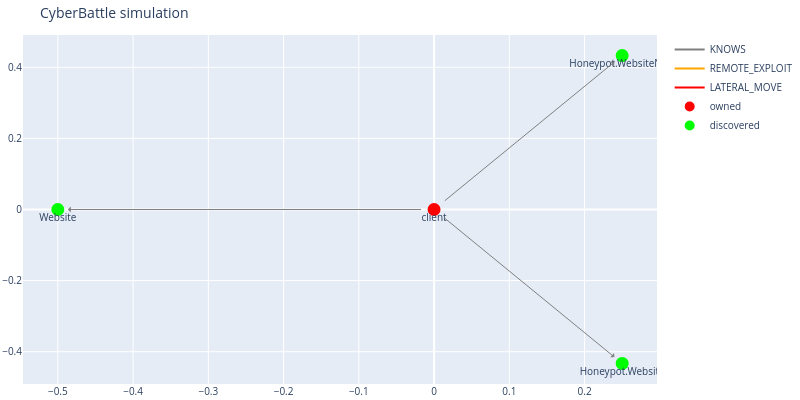

This figure's notebook cell:
### Code cell
outcome = c2.run_attack("client", "SearchEdgeHistory")
dbg.plot_discovered_network()

### Figure 1 — Plotly figure (JSON) as saved in the notebook; plotly's stock layout.template omitted (floating-point values rounded to 4 significant figures)
{"data": [{"line": {"color": "gray"}, "mode": "lines", "name": "KNOWS", "type": "scatter", "x": [0], "y": [0]}, {"line": {"color": "orange"}, "mode": "lines", "name": "REMOTE_EXPLOIT", "type": "scatter", "x": [0], "y": [0]}, {"line": {"color": "red"}, "mode": "lines", "name": "LATERAL_MOVE", "type": "scatter", "x": [0], "y": [0]}, {"hoverinfo": "text", "marker": {"color": "#D32F2E", "line": {"color": "rgb(255,0,0)", "width": 8}, "size": 5, "symbol": "circle-dot"}, "mode": "markers+text", "name": "owned", "text": ["client"], "textposition": "bottom center", "type": "scatter", "x": [0], "y": [0]}, {"hoverinfo": "text", "marker": {"color": "#0e9d00", "line": {"color": "rgb(0,255,0)", "width": 8}, "size": 5, "symbol": "circle-dot"}, "mode": "markers+text", "name": "discovered", "text": ["Website", "Honeypot.Website", "Honeypot.WebsiteNew"], "textposition": "bottom center", "type": "scatter", "x": [-0.5, 0.25, 0.25], "y": [-4.371e-08, -0.433, 0.433]}], "layout": {"annotations": [{"align": "center", "arrowcolor": "gray", "arrowhead": 1, "arrowsize": 1, "arrowwidth": 1, "ax": 0, "axref": "x", "ay": 0, "ayref": "y", "hovertext": "KNOWS", "opacity": 1, "showarrow": true, "standoff": 10, "startstandoff": 10, "x": -0.5, "xref": "x", "y": -4.371e-08, "yref": "y"}, {"align": "center", "arrowcolor": "gray", "arrowhead": 1, "arrowsize": 1, "arrowwidth": 1, "ax": 0, "axref": "x", "ay": 0, "ayref": "y", "hovertext": "KNOWS", "opacity": 1, "showarrow": true, "standoff": 10, "startstandoff": 10, "x": 0.25, "xref": "x", "y": -0.433, "yref": "y"}, {"align": "center", "arrowcolor": "gray", "arrowhead": 1, "arrowsize": 1, "arrowwidth": 1, "ax": 0, "axref": "x", "ay": 0, "ayref": "y", "hovertext": "KNOWS", "opacity": 1, "showarrow": true, "standoff": 10, "startstandoff": 10, "x": 0.25, "xref": "x", "y": 0.433, "yref": "y"}], "autosize": false, "font": {"size": 10}, "height": 400, "hovermode": "closest", "margin": {"b": 15, "l": 2, "r": 2, "t": 35}, "showlegend": true, "title": {"text": "CyberBattle simulation"}, "width": 800}}
